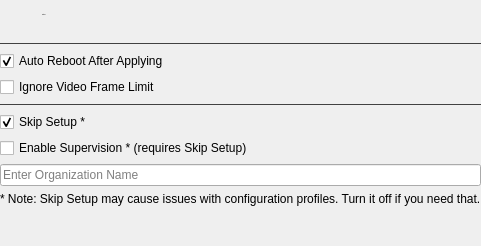
         <widget class="QWidget" name="settingsPage">
          <layout class="QVBoxLayout" name="verticalLayout_6">
           <property name="leftMargin">
            <number>0</number>
           </property>
           <property name="topMargin">
            <number>0</number>
           </property>
           <property name="rightMargin">
            <number>0</number>
           </property>
           <property name="bottomMargin">
            <number>0</number>
           </property>
           <item>
            <widget class="QWidget" name="horizontalWidget_6" native="true">
             <layout class="QHBoxLayout" name="horizontalLayout_13">
              <property name="spacing">
               <number>10</number>
              </property>
              <property name="leftMargin">
               <number>0</number>
              </property>
              <property name="topMargin">
               <number>9</number>
              </property>
              <property name="rightMargin">
               <number>0</number>
              </property>
              <property name="bottomMargin">
               <number>0</number>
              </property>
              <item>
               <widget class="QToolButton" name="toolButton_7">
                <property name="enabled">
                 <bool>true</bool>
                </property>
                <property name="styleSheet">
                 <string notr="true">QToolButton {
	icon-size: 24px;
	background-color: transparent;
	padding-left: 0px;
	padding-right: 5px;
	border-radius: 0px;
}</string>
                </property>
                <property name="icon">
                 <iconset resource="resources.qrc">
                  <normaloff>:/icon/gear.svg</normaloff>:/icon/gear.svg</iconset>
                </property>
               </widget>
              </item>
              <item>
               <widget class="QWidget" name="verticalWidget_4" native="true">
                <layout class="QVBoxLayout" name="verticalLayout_9">
                 <property name="spacing">
                  <number>6</number>
                 </property>
                 <property name="leftMargin">
                  <number>0</number>
                 </property>
                 <property name="topMargin">
                  <number>0</number>
                 </property>
                 <property name="rightMargin">
                  <number>0</number>
                 </property>
                 <property name="bottomMargin">
                  <number>0</number>
                 </property>
                 <item>
                  <widget class="QLabel" name="pageLbl">
                   <property name="font">
                    <font>
                     <pointsize>-1</pointsize>
                     <bold>false</bold>
                    </font>
                   </property>
                   <property name="text">
                    <string>Settings</string>
                   </property>
                  </widget>
                 </item>
                 <item>
                  <spacer name="verticalSpacer_17">
                   <property name="orientation">
                    <enum>Qt::Vertical</enum>
                   </property>
                   <property name="sizeType">
                    <enum>QSizePolicy::Fixed</enum>
                   </property>
                   <property name="sizeHint" stdset="0">
                    <size>
                     <width>20</width>
                     <height>16</height>
                    </size>
                   </property>
                  </spacer>
                 </item>
                </layout>
               </widget>
              </item>
              <item>
               <spacer name="horizontalSpacer_7">
                <property name="orientation">
                 <enum>Qt::Horizontal</enum>
                </property>
                <property name="sizeHint" stdset="0">
                 <size>
                  <width>40</width>
                  <height>20</height>
                 </size>
                </property>
               </spacer>
              </item>
             </layout>
            </widget>
           </item>
           <item>
            <widget class="Line" name="line_2">
             <property name="styleSheet">
              <string notr="true">QFrame {
	color: #414141;
}</string>
             </property>
             <property name="frameShadow">
              <enum>QFrame::Plain</enum>
             </property>
             <property name="orientation">
              <enum>Qt::Horizontal</enum>
             </property>
            </widget>
           </item>
           <item>
            <widget class="QCheckBox" name="autoRebootChk">
             <property name="text">
              <string>Auto Reboot After Applying</string>
             </property>
             <property name="checked">
              <bool>true</bool>
             </property>
            </widget>
           </item>
           <item>
            <widget class="QCheckBox" name="ignoreFrameLimitChk">
             <property name="text">
              <string>Ignore Video Frame Limit</string>
             </property>
            </widget>
           </item>
           <item>
            <widget class="Line" name="line">
             <property name="styleSheet">
              <string notr="true">QFrame {
	color: #414141;
}</string>
             </property>
             <property name="frameShadow">
              <enum>QFrame::Plain</enum>
             </property>
             <property name="orientation">
              <enum>Qt::Horizontal</enum>
             </property>
            </widget>
           </item>
           <item>
            <widget class="QCheckBox" name="skipSetupChk">
             <property name="text">
              <string>Skip Setup *</string>
             </property>
             <property name="checked">
              <bool>true</bool>
             </property>
            </widget>
           </item>
           <item>
            <widget class="QCheckBox" name="supervisionChk">
             <property name="text">
              <string>Enable Supervision * (requires Skip Setup)</string>
             </property>
            </widget>
           </item>
           <item>
            <widget class="QLineEdit" name="supervisionOrganization">
             <property name="placeholderText">
              <string>Enter Organization Name</string>
             </property>
            </widget>
           </item>
           <item>
            <widget class="QLabel" name="label">
             <property name="text">
              <string>* Note: Skip Setup may cause issues with configuration profiles. Turn it off if you need that.</string>
             </property>
            </widget>
           </item>
           <item>
            <spacer name="verticalSpacer_3">
             <property name="orientation">
              <enum>Qt::Vertical</enum>
             </property>
             <property name="sizeHint" stdset="0">
              <size>
               <width>20</width>
               <height>40</height>
              </size>
             </property>
            </spacer>
           </item>
          </layout>
         </widget>
